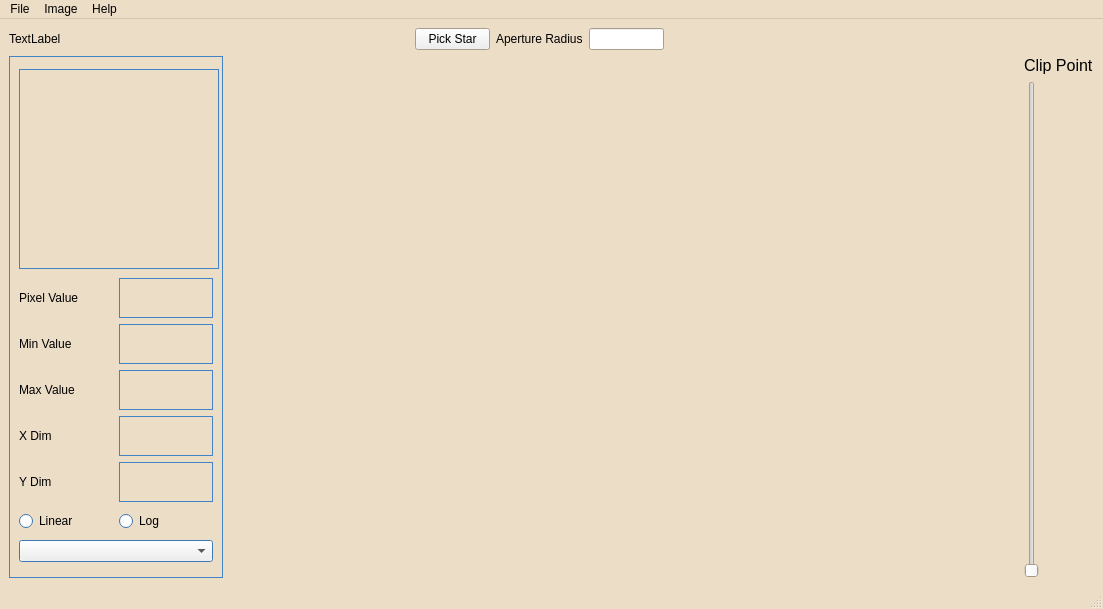
<?xml version="1.0" encoding="UTF-8"?>
<ui version="4.0">
 <class>NTV</class>
 <widget class="QMainWindow" name="NTV">
  <property name="geometry">
   <rect>
    <x>0</x>
    <y>0</y>
    <width>1103</width>
    <height>609</height>
   </rect>
  </property>
  <property name="palette">
   <palette>
    <active>
     <colorrole role="Base">
      <brush brushstyle="SolidPattern">
       <color alpha="255">
        <red>255</red>
        <green>255</green>
        <blue>255</blue>
       </color>
      </brush>
     </colorrole>
     <colorrole role="Window">
      <brush brushstyle="SolidPattern">
       <color alpha="255">
        <red>236</red>
        <green>221</green>
        <blue>199</blue>
       </color>
      </brush>
     </colorrole>
    </active>
    <inactive>
     <colorrole role="Base">
      <brush brushstyle="SolidPattern">
       <color alpha="255">
        <red>255</red>
        <green>255</green>
        <blue>255</blue>
       </color>
      </brush>
     </colorrole>
     <colorrole role="Window">
      <brush brushstyle="SolidPattern">
       <color alpha="255">
        <red>236</red>
        <green>221</green>
        <blue>199</blue>
       </color>
      </brush>
     </colorrole>
    </inactive>
    <disabled>
     <colorrole role="Base">
      <brush brushstyle="SolidPattern">
       <color alpha="255">
        <red>236</red>
        <green>221</green>
        <blue>199</blue>
       </color>
      </brush>
     </colorrole>
     <colorrole role="Window">
      <brush brushstyle="SolidPattern">
       <color alpha="255">
        <red>236</red>
        <green>221</green>
        <blue>199</blue>
       </color>
      </brush>
     </colorrole>
    </disabled>
   </palette>
  </property>
  <property name="windowTitle">
   <string>NTV</string>
  </property>
  <property name="windowIcon">
   <iconset resource="icons.qrc">
    <normaloff>:/sole.svg</normaloff>:/sole.svg</iconset>
  </property>
  <property name="animated">
   <bool>true</bool>
  </property>
  <property name="documentMode">
   <bool>false</bool>
  </property>
  <widget class="QWidget" name="centy">
   <property name="acceptDrops">
    <bool>true</bool>
   </property>
   <layout class="QVBoxLayout" name="verticalLayout_3">
    <item>
     <layout class="QHBoxLayout" name="horizontalLayout">
      <property name="rightMargin">
       <number>430</number>
      </property>
      <item>
       <widget class="QLabel" name="filelab">
        <property name="minimumSize">
         <size>
          <width>400</width>
          <height>0</height>
         </size>
        </property>
        <property name="maximumSize">
         <size>
          <width>400</width>
          <height>16777215</height>
         </size>
        </property>
        <property name="text">
         <string>TextLabel</string>
        </property>
       </widget>
      </item>
      <item>
       <widget class="QPushButton" name="pushButton">
        <property name="maximumSize">
         <size>
          <width>75</width>
          <height>16777215</height>
         </size>
        </property>
        <property name="text">
         <string>Pick Star</string>
        </property>
       </widget>
      </item>
      <item>
       <widget class="QLabel" name="label_3">
        <property name="text">
         <string>Aperture Radius</string>
        </property>
       </widget>
      </item>
      <item>
       <widget class="QLineEdit" name="sizeofcut">
        <property name="minimumSize">
         <size>
          <width>75</width>
          <height>0</height>
         </size>
        </property>
        <property name="maximumSize">
         <size>
          <width>75</width>
          <height>16777215</height>
         </size>
        </property>
       </widget>
      </item>
     </layout>
    </item>
    <item>
     <layout class="QHBoxLayout" name="horizontalLayout_2">
      <item>
       <widget class="QFrame" name="frame">
        <property name="maximumSize">
         <size>
          <width>214</width>
          <height>524</height>
         </size>
        </property>
        <property name="palette">
         <palette>
          <active>
           <colorrole role="Base">
            <brush brushstyle="SolidPattern">
             <color alpha="255">
              <red>255</red>
              <green>255</green>
              <blue>255</blue>
             </color>
            </brush>
           </colorrole>
           <colorrole role="Window">
            <brush brushstyle="SolidPattern">
             <color alpha="255">
              <red>85</red>
              <green>170</green>
              <blue>255</blue>
             </color>
            </brush>
           </colorrole>
          </active>
          <inactive>
           <colorrole role="Base">
            <brush brushstyle="SolidPattern">
             <color alpha="255">
              <red>255</red>
              <green>255</green>
              <blue>255</blue>
             </color>
            </brush>
           </colorrole>
           <colorrole role="Window">
            <brush brushstyle="SolidPattern">
             <color alpha="255">
              <red>85</red>
              <green>170</green>
              <blue>255</blue>
             </color>
            </brush>
           </colorrole>
          </inactive>
          <disabled>
           <colorrole role="Base">
            <brush brushstyle="SolidPattern">
             <color alpha="255">
              <red>85</red>
              <green>170</green>
              <blue>255</blue>
             </color>
            </brush>
           </colorrole>
           <colorrole role="Window">
            <brush brushstyle="SolidPattern">
             <color alpha="255">
              <red>85</red>
              <green>170</green>
              <blue>255</blue>
             </color>
            </brush>
           </colorrole>
          </disabled>
         </palette>
        </property>
        <property name="frameShape">
         <enum>QFrame::StyledPanel</enum>
        </property>
        <property name="frameShadow">
         <enum>QFrame::Raised</enum>
        </property>
        <layout class="QVBoxLayout" name="verticalLayout">
         <item>
          <widget class="QLabel" name="minipix">
           <property name="minimumSize">
            <size>
             <width>200</width>
             <height>200</height>
            </size>
           </property>
           <property name="maximumSize">
            <size>
             <width>200</width>
             <height>200</height>
            </size>
           </property>
           <property name="frameShape">
            <enum>QFrame::StyledPanel</enum>
           </property>
           <property name="frameShadow">
            <enum>QFrame::Raised</enum>
           </property>
           <property name="text">
            <string/>
           </property>
          </widget>
         </item>
         <item>
          <layout class="QGridLayout" name="gridLayout">
           <item row="1" column="0">
            <widget class="QLabel" name="label_2">
             <property name="maximumSize">
              <size>
               <width>140</width>
               <height>16777215</height>
              </size>
             </property>
             <property name="text">
              <string>Min Value</string>
             </property>
            </widget>
           </item>
           <item row="1" column="1">
            <widget class="QLabel" name="minlab">
             <property name="maximumSize">
              <size>
               <width>140</width>
               <height>40</height>
              </size>
             </property>
             <property name="frameShape">
              <enum>QFrame::StyledPanel</enum>
             </property>
             <property name="frameShadow">
              <enum>QFrame::Sunken</enum>
             </property>
             <property name="text">
              <string/>
             </property>
            </widget>
           </item>
           <item row="2" column="0">
            <widget class="QLabel" name="label_4">
             <property name="maximumSize">
              <size>
               <width>140</width>
               <height>16777215</height>
              </size>
             </property>
             <property name="text">
              <string>Max Value</string>
             </property>
            </widget>
           </item>
           <item row="2" column="1">
            <widget class="QLabel" name="maxlab">
             <property name="maximumSize">
              <size>
               <width>140</width>
               <height>40</height>
              </size>
             </property>
             <property name="frameShape">
              <enum>QFrame::StyledPanel</enum>
             </property>
             <property name="frameShadow">
              <enum>QFrame::Sunken</enum>
             </property>
             <property name="text">
              <string/>
             </property>
            </widget>
           </item>
           <item row="3" column="0">
            <widget class="QLabel" name="label_6">
             <property name="maximumSize">
              <size>
               <width>140</width>
               <height>16777215</height>
              </size>
             </property>
             <property name="text">
              <string>X Dim</string>
             </property>
            </widget>
           </item>
           <item row="3" column="1">
            <widget class="QLabel" name="xdim">
             <property name="maximumSize">
              <size>
               <width>140</width>
               <height>40</height>
              </size>
             </property>
             <property name="frameShape">
              <enum>QFrame::StyledPanel</enum>
             </property>
             <property name="frameShadow">
              <enum>QFrame::Sunken</enum>
             </property>
             <property name="text">
              <string/>
             </property>
            </widget>
           </item>
           <item row="4" column="0">
            <widget class="QLabel" name="label_8">
             <property name="maximumSize">
              <size>
               <width>140</width>
               <height>16777215</height>
              </size>
             </property>
             <property name="text">
              <string>Y Dim</string>
             </property>
            </widget>
           </item>
           <item row="4" column="1">
            <widget class="QLabel" name="ydim">
             <property name="maximumSize">
              <size>
               <width>140</width>
               <height>40</height>
              </size>
             </property>
             <property name="frameShape">
              <enum>QFrame::StyledPanel</enum>
             </property>
             <property name="frameShadow">
              <enum>QFrame::Sunken</enum>
             </property>
             <property name="text">
              <string/>
             </property>
            </widget>
           </item>
           <item row="0" column="0">
            <widget class="QLabel" name="label_5">
             <property name="text">
              <string>Pixel Value</string>
             </property>
            </widget>
           </item>
           <item row="0" column="1">
            <widget class="QLabel" name="pixval">
             <property name="maximumSize">
              <size>
               <width>140</width>
               <height>40</height>
              </size>
             </property>
             <property name="frameShape">
              <enum>QFrame::StyledPanel</enum>
             </property>
             <property name="frameShadow">
              <enum>QFrame::Sunken</enum>
             </property>
             <property name="text">
              <string/>
             </property>
            </widget>
           </item>
          </layout>
         </item>
         <item>
          <layout class="QHBoxLayout" name="horizontalLayout_3">
           <item>
            <widget class="QRadioButton" name="lincheck">
             <property name="text">
              <string>Linear</string>
             </property>
            </widget>
           </item>
           <item>
            <widget class="QRadioButton" name="logcheck">
             <property name="text">
              <string>Log</string>
             </property>
            </widget>
           </item>
          </layout>
         </item>
         <item>
          <widget class="QComboBox" name="cmapbox"/>
         </item>
        </layout>
       </widget>
      </item>
      <item>
       <widget class="MPL_Widget" name="imshow" native="true">
        <property name="minimumSize">
         <size>
          <width>650</width>
          <height>450</height>
         </size>
        </property>
       </widget>
      </item>
      <item>
       <layout class="QVBoxLayout" name="verticalLayout_2">
        <item>
         <widget class="QLabel" name="label">
          <property name="maximumSize">
           <size>
            <width>75</width>
            <height>16777215</height>
           </size>
          </property>
          <property name="font">
           <font>
            <pointsize>12</pointsize>
           </font>
          </property>
          <property name="text">
           <string>Clip Point</string>
          </property>
         </widget>
        </item>
        <item>
         <widget class="QSlider" name="clipslide">
          <property name="orientation">
           <enum>Qt::Vertical</enum>
          </property>
         </widget>
        </item>
       </layout>
      </item>
     </layout>
    </item>
   </layout>
  </widget>
  <widget class="QMenuBar" name="menubar">
   <property name="geometry">
    <rect>
     <x>0</x>
     <y>0</y>
     <width>1103</width>
     <height>24</height>
    </rect>
   </property>
   <widget class="QMenu" name="menuFile">
    <property name="title">
     <string>File</string>
    </property>
    <addaction name="separator"/>
    <addaction name="actionOpen"/>
    <addaction name="actionPreferences"/>
    <addaction name="separator"/>
    <addaction name="actionQuit"/>
   </widget>
   <widget class="QMenu" name="menuHelp">
    <property name="title">
     <string>Help</string>
    </property>
    <addaction name="actionAbout"/>
   </widget>
   <widget class="QMenu" name="menuImage">
    <property name="title">
     <string>Image</string>
    </property>
    <addaction name="actionHeader_2"/>
    <addaction name="actionBlink"/>
   </widget>
   <addaction name="menuFile"/>
   <addaction name="menuImage"/>
   <addaction name="menuHelp"/>
  </widget>
  <widget class="QStatusBar" name="statusbar"/>
  <action name="actionOpen">
   <property name="text">
    <string>Open</string>
   </property>
   <property name="shortcut">
    <string>Ctrl+O</string>
   </property>
  </action>
  <action name="actionQuit">
   <property name="text">
    <string>Quit</string>
   </property>
  </action>
  <action name="actionHeader">
   <property name="text">
    <string>Header</string>
   </property>
   <property name="shortcut">
    <string>Ctrl+H</string>
   </property>
  </action>
  <action name="actionAbout">
   <property name="text">
    <string>About</string>
   </property>
  </action>
  <action name="actionHeader_2">
   <property name="text">
    <string>Header</string>
   </property>
   <property name="shortcut">
    <string>Ctrl+H</string>
   </property>
  </action>
  <action name="actionPreferences">
   <property name="text">
    <string>Preferences</string>
   </property>
  </action>
  <action name="actionBlink">
   <property name="text">
    <string>Blink</string>
   </property>
  </action>
 </widget>
 <customwidgets>
  <customwidget>
   <class>MPL_Widget</class>
   <extends>QWidget</extends>
   <header>mpl_pyqt4_widget</header>
   <container>1</container>
  </customwidget>
 </customwidgets>
 <resources>
  <include location="icons.qrc"/>
 </resources>
 <connections/>
</ui>
